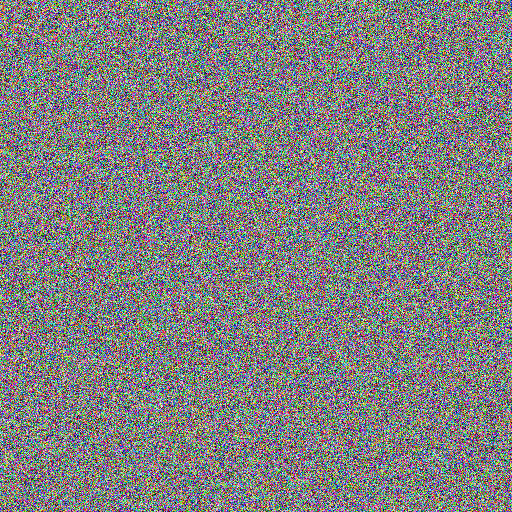
#> input picture Fast Color/decrypted_gaussian_0.2.png, 512 x 512 px
$ python noise_script.py gaussian 1.0 decrypted_gaussian_0.2.png
#> lines starting #> are read from the running program, lines starting #| are printed output that depends on the picture
#> in main, image is the input picture: shape (512, 512, 3); mean B, G, R 127.5, 127.5, 127.8
import argparse
import os
import sys
import numpy as np
import cv2

def add_gaussian_noise(image, var):
    """
    Add zero-mean Gaussian noise to an image.
    :param image: Input image (H x W x C) in uint8.
    :param var: Variance of Gaussian noise (e.g., 0.01).
    """
#> called with var = 1
    mean = 0
    sigma = var ** 0.5
    gauss = np.random.normal(mean, sigma, image.shape).astype('float32')
    noisy = image.astype('float32') + gauss * 255
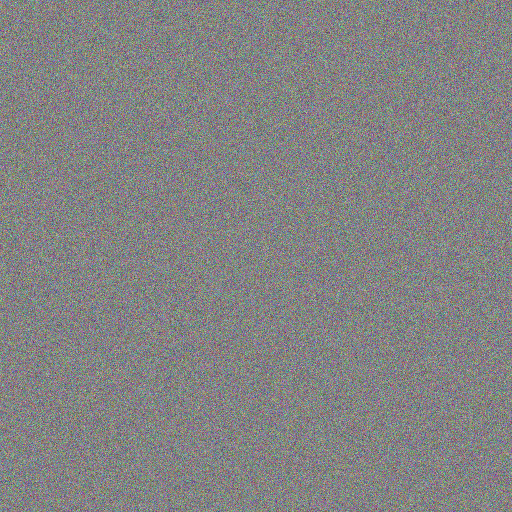
#> noisy: shape (512, 512, 3) float32; mean B, G, R 128, 128.4, 127.9; drawn with min black and max white
    noisy = np.clip(noisy, 0, 255).astype('uint8')
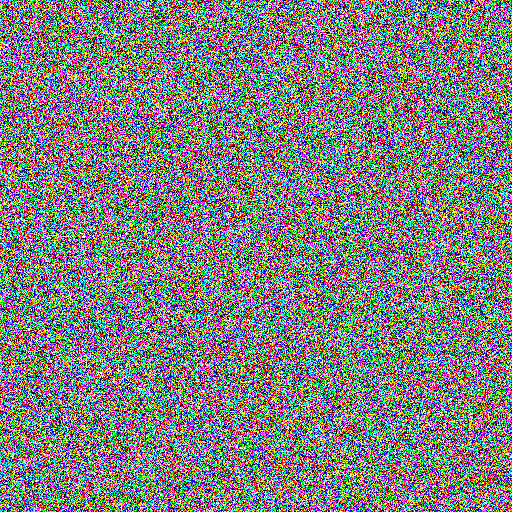
#> noisy: shape (512, 512, 3); mean B, G, R 127.7, 127.7, 127.4
    return noisy


def add_salt_pepper_noise(image, amount):
    """
    Add salt-and-pepper noise to an image.
    :param image: Input image (H x W x C) in uint8.
    :param amount: Fraction of pixels to alter (e.g., 0.05 for 5%).
    """
    noisy = image.copy()
    # Total number of pixels (height x width)
    num_pixels = np.prod(image.shape[:2])
    # Half salt, half pepper
    num_salt = int(np.ceil(amount * num_pixels * 0.5))
    num_pepper = int(np.ceil(amount * num_pixels * 0.5))

    # Salt noise (white pixels)
    coords = [
        np.random.randint(0, dim, num_salt) for dim in image.shape[:2]
    ]
    noisy[coords[0], coords[1]] = 255

    # Pepper noise (black pixels)
    coords = [
        np.random.randint(0, dim, num_pepper) for dim in image.shape[:2]
    ]
    noisy[coords[0], coords[1]] = 0

    return noisy


def parse_arguments():
    parser = argparse.ArgumentParser(
        description='Add Gaussian or Salt-Pepper noise to an image.'
    )
    parser.add_argument(
        'noise_type',
        choices=['gaussian', 'sp'],
        help='Type of noise to add: "gaussian" or "sp".'
    )
    parser.add_argument(
        'intensity',
        type=float,
        help='Intensity of noise: variance for Gaussian, fraction for SP (e.g., 0.05 for 5%%).'
    )
    parser.add_argument(
        'image_path',
        help='Path to the input image file.'
    )
    parser.add_argument(
        '--output',
        default=None,
        help='Path to save the noisy image (optional).'
    )
    return parser.parse_args()


def main():
    args = parse_arguments()

    if not os.path.isfile(args.image_path):
        print(f"Error: File '{args.image_path}' not found.")
        sys.exit(1)

    image = cv2.imread(args.image_path)
    if image is None:
        print(f"Error: Unable to read image '{args.image_path}'.")
        sys.exit(1)

    if args.noise_type == 'gaussian':
        noisy_img = add_gaussian_noise(image, args.intensity)
        suffix = f"_gaussian_{args.intensity}"
    else:
        noisy_img = add_salt_pepper_noise(image, args.intensity)
        suffix = f"_sp_{args.intensity}"

    # Determine output path
    if args.output:
        output_path = args.output
    else:
        base, ext = os.path.splitext(args.image_path)
        output_path = f"{base}{suffix}{ext}"

    # Save the noisy image
    cv2.imwrite(output_path, noisy_img)
    print(f"Noisy image saved to: {output_path}")


if __name__ == '__main__':
    main()
